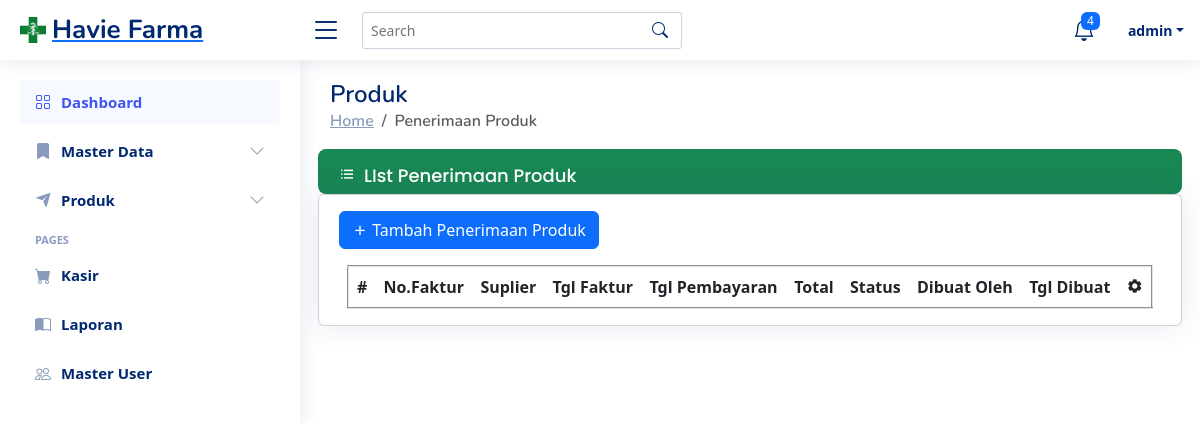
The app's page /purchase/index (signed in), older data.
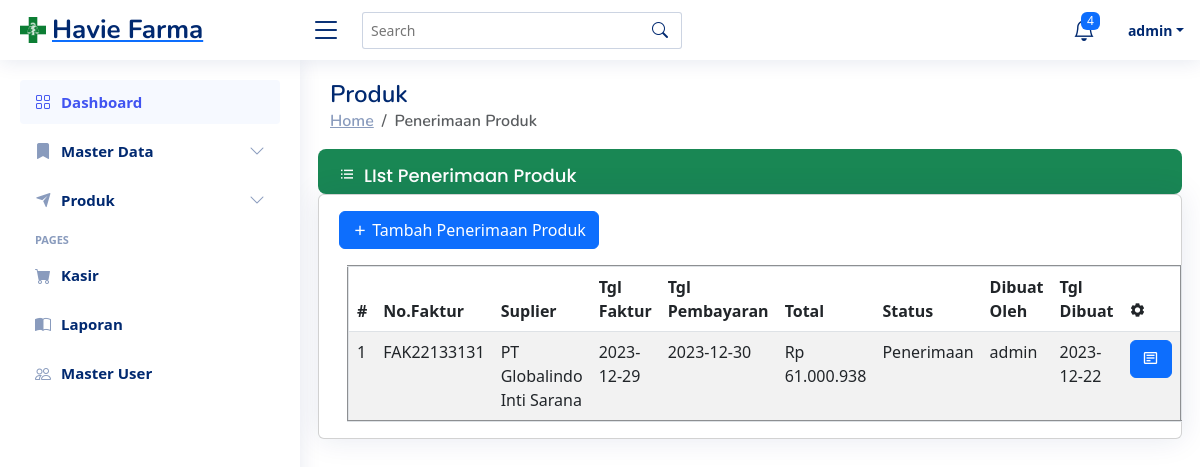
The same page, newer data.
### tables this page shows
CREATE TABLE `tbl_t_purchase` (
  `id_purchase_ttp` int(11) NOT NULL,
  `invoice_number_ttp` varchar(50) NOT NULL,
  `id_suplier_ttp` int(11) NOT NULL,
  `list_id_product_ttp` varchar(200) NOT NULL,
  `list_qty_ttp` varchar(200) NOT NULL,
  `invoice_date_ttp` date NOT NULL,
  `payment_date_ttp` date NOT NULL,
  `total_payment_ttp` int(12) NOT NULL,
  `status_ttp` enum('Retur','Penerimaan') NOT NULL DEFAULT 'Penerimaan',
  `created_by_ttp` varchar(20) NOT NULL,
  `created_date_ttp` date NOT NULL
);

CREATE TABLE `tbl_m_suplier` (
  `id_suplier_tms` int(11) NOT NULL,
  `name_tms` varchar(50) NOT NULL,
  `address_tms` varchar(200) NOT NULL,
  `phone_number_tms` varchar(15) NOT NULL,
  `email_tms` varchar(100) NOT NULL,
  `website_tms` varchar(50) DEFAULT NULL,
  `information_tms` varchar(100) NOT NULL
);

### app/core/Controller.php (called while the page is built, shortened)
<?php
class Controller {
    public function view($view, $data = []) {
        require_once './../app/views/'.$view.'.php';
    }
    public function model($model)
    {
        return new $model;
    }
}

### app/controllers/Purchase.php (called while the page is built, shortened)
<?php
class Purchase extends Controller
{
    public function index()
    {
        $data['title'] = "Apotek Havie | Penerimaan Produk";
        $data['purchase'] = $this->model('Purchase_model')->getAllPurchase();
        $this->view('purchase/index', $data);
    }
}

### app/core/App.php (called while the page is built, shortened)
<?php
class App {
    protected $method = 'index';
    protected $params = [];
    public function __construct() {
        $url = $this->parseURL();
        if (file_exists('./../app/controllers/'.ucfirst($url[0]).'.php')) {
            unset($url[0]);
        }
        $this->controller = new $this->controller();
        if (isset($url[1])) {
            if(method_exists($this->controller, $url[1])) {
                $this->method = $url[1];
            }
        }
        call_user_func_array([$this->controller, $this->method], $this->params);
    }
    public function parseURL() {
        if (isset($_GET['url'])) {
            $url = $_GET['url'];
            $url = rtrim($url,'/');
            $url = filter_var($url, FILTER_SANITIZE_URL);
            $url = explode('/', $url);
            return $url;
        }
    }
}

### public/index.php (called while the page is built, shortened)
<?php
$app = new App();

### app/core/Database.php (called while the page is built, shortened)
<?php
class Database
{
    private $host = DB_HOST;
    private $user = DB_USER;
    private $password = DB_PASS;
    private $db_name = DB_NAME;
    private $db_connect;
    private $stmt;
    public function __construct()
    {
        $dsn = 'mysql:host='. $this->host . ';dbname=' . $this->db_name;
        $option = [
            PDO::ATTR_PERSISTENT => true,
            PDO::ATTR_ERRMODE => PDO::ERRMODE_EXCEPTION
        ];
        try {
            $this->db_connect = new PDO($dsn, $this->user, $this->password, $option);
        } catch (PDOException $e) {
            die('' . $e->getMessage());
        }
    }
    public function query($query)
    {
        $this->stmt = $this->db_connect->prepare($query);
    }
    public function execute()
    {
        $this->stmt->execute();
    }
    public function resultSet()
    {
        $this->execute();
        return $this->stmt->fetchAll(PDO::FETCH_ASSOC);
    }
}

### app/models/Purchase_model.php (called while the page is built, shortened)
<?php
class Purchase_model
{
    private $db;
    public function __construct()
    {
        $this->db = new Database();
    }
    public function getAllPurchase()
    {
        $query = "SELECT id_purchase_ttp, invoice_number_ttp, name_tms, invoice_date_ttp, payment_date_ttp, total_payment_ttp, status_ttp, created_by_ttp, created_date_ttp  FROM tbl_t_purchase JOIN tbl_m_suplier ON tbl_t_purchase.id_suplier_ttp = id_suplier_tms";
        $this->db->query($query);
        $this->db->execute();
        return $this->db->resultSet();
    }
}

### app/core/Util.php (called while the page is built, shortened)
<?php
class Util
{
    public static function format_rupiah($angka) {
        return "Rp " . number_format($angka, 0, ',', '.');
    }
}

### app/views/purchase/index.php (the view, shortened to what the changed rows need)
<main id="main" class="main">
    <div class="pagetitle">
        <h1>Produk</h1>
    </div>
    <section class="section masterdata">
        <div class="row">
            <h2 class="card-title display-7 py-2 bg-success text-white rounded-3"> <i class=" bx bx-list-ul mt-2 mx-2"></i>LIst Penerimaan Produk</h2>
            <div class="card">
                    <div class="px-3">
                        <table id="product" class="table table-striped " border="2" style="width:100%">
                            <thead class="thead-primary">
                                <tr>
                                    <th>#</th>
                                    <th>No.Faktur</th>
                                    <th>Suplier</th>
                                    <th>Tgl Faktur</th>
                                    <th>Tgl Pembayaran</th>
                                    <th>Total</th>
                                    <th>Status</th>
                                    <th>Dibuat Oleh</th>
                                    <th>Tgl Dibuat</th>
                                    <th><i class="bx bxs-cog"></i></th>
                                </tr>
                            </thead>
                            <tbody>
                                <?php
                                $no = 0;
                                foreach ($data['purchase'] as $row):
                                    $no++;
                                    ?>
                                    <tr>
                                        <td>
                                            <?= $no ?>
                                        </td>
                                        <td>
                                            <?= $row['invoice_number_ttp'] ?>
                                        </td>
                                        <td>
                                            <?= $row['name_tms'] ?>
                                        </td>
                                        <td>
                                            <?= $row['invoice_date_ttp'] ?>
                                        </td>
                                        <td>
                                            <?= $row['payment_date_ttp'] ?>
                                        </td>
                                        <td>
                                            <?= Util::format_rupiah($row['total_payment_ttp']) ?>
                                        </td>
                                        <td>
                                            <?= $row['status_ttp'] ?>
                                        </td>
                                        <td>
                                            <?= $row['created_by_ttp'] ?>
                                        </td>
                                        <td>
                                            <?= $row['created_date_ttp'] ?>
                                        </td>
                                        <td><a href="<?= BASEURL ?>purchase/detail/<?= $row['id_purchase_ttp'] ?>"
                                                class="btn btn-primary"><i class="bx  bx-detail"></i></a></td>
                                    <?php endforeach ?>
                                </tr>
                            </tbody>
                        </table>
                    </div>
            </div>

Row changes from the older to the newer data that the page shows:
added tbl_t_purchase: invoice_number_ttp "FAK22133131", id_suplier_ttp.name_tms "PT Globalindo Inti Sarana", invoice_date_ttp "2023-12-29", payment_date_ttp "2023-12-30", total_payment_ttp "Rp 61.000.938", status_ttp "Penerimaan", created_by_ttp "admin", created_date_ttp "2023-12-22"
